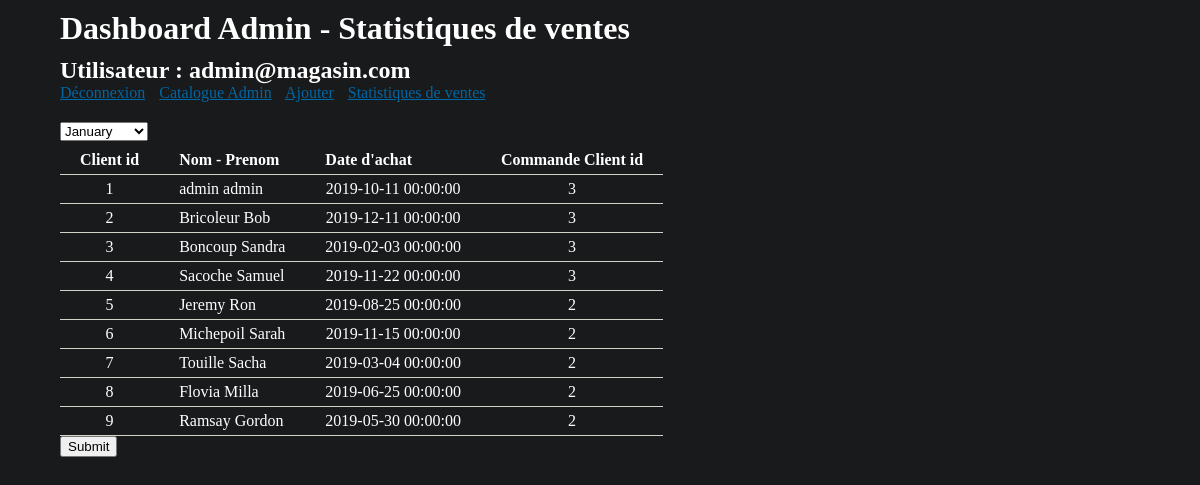
Page /NOT/tp3/admin/meilleurClient.php (signed in) on the committed database.
### tables this page shows
CREATE TABLE IF NOT EXISTS `clients` (
  `client_id` INT NOT NULL AUTO_INCREMENT,
  `client_nom` VARCHAR(255) NOT NULL,
  `client_prenom` VARCHAR(255) NOT NULL,
  `client_mot_de_passe` VARCHAR(255) NOT NULL,
  `client_courriel` VARCHAR(255) NOT NULL,
  PRIMARY KEY (`client_id`),
  UNIQUE INDEX `client_courriel_UNIQUE` (`client_courriel` ASC)
);

### NOT/tp3/inc/sql.php (called while the page is built, shortened)
        <?php  exit;
function dixMeilleursClients($conn, $moi ="")
{
    $moi = "'%-%$moi%-%'";
    $req = "SELECT CL.client_id,CONCAT(CL.client_nom, ' ', CL.client_prenom) AS 'nom prenom', `commande_date`,COUNT(C.commande_client_id) AS 'commande client id'
    FROM commandes AS C
    INNER JOIN clients AS CL ON C.commande_client_id = CL.client_id
    GROUP BY CL.client_nom
    HAVING `commande_date`
    LIKE $moi
    ORDER BY COUNT(C.commande_client_id)DESC
    LIMIT 10
    ";
    if ($result = mysqli_query($conn, $req)) {
        $nbResult = mysqli_num_rows($result);
        $liste = array();
        if ($nbResult) {
            mysqli_data_seek($result, 0);
            while ($row = mysqli_fetch_array($result, MYSQLI_ASSOC)) {
                $liste[] = $row;
            }
        }
        return $liste;
    } else {
        errSQL($conn);
        exit;
    }
}
?>

### NOT/tp3/admin/meilleurClient.php (the view, shortened to what this page needs)
<?php
require_once("../inc/sql.php");
$moi = isset($_GET['envoi']) ? trim($_GET['Mois']) : "";
$clients = dixMeilleursClients($conn, $moi)
?>
<!DOCTYPE html>
<html lang="fr">
<head>
    <link rel="stylesheet" href="../assets/css/style.css">
</head>
<body>
    <header>
        <h1>Dashboard Admin - Statistiques de ventes</h1>
        <h2>Utilisateur : <?= $_SESSION["identifiant_utilisateur"] ?></h2>
        <p class="menu">
            <a href="../deconnexion.php">Déconnexion</a>
            <a href="index.php">Catalogue Admin</a>
            <a href="ajout.php">Ajouter</a>
            <a href="statistiquesVentes.php">Statistiques de ventes</a>
        </p>
        <form method="GET">
            <select name="Mois">
                <option value="01">January</option>
            </select>
            <table>
                <tr>
                    <th>Client id</th>
                    <th>Nom - Prenom</th>
                    <th>Date d'achat</th>
                    <th>Commande Client id</th>
                </tr>
                <?php foreach ($clients as $commande) :
                ?>
                    <tr>
                        <td style="text-align: center;"><?= $commande["client_id"] ?></td>
                        <td ><?= $commande["nom prenom"] ?></td>
                        <td style="text-align: center;"><?= $commande["commande_date"] ?></td>
                        <td style="text-align: center;"><?= $commande["commande client id"] ?></td>
                    </tr>
                <?php endforeach; ?>
            </table>
            <input type="submit" name="envoi">
        </form>
</body>
</html>

### NOT/tp3/assets/css/style.css (style rules this page uses)
html, body, h1, h2, h3, p, ul, li { margin: 0; padding: 0; }
body { background: #181a1b ; width: 90%; color: white; margin: 0 auto; }
a { color: #0066a4; }
.menu a { margin-right: 10px; }
h1 { margin: 10px 0; }
p { margin-bottom: 20px; }
table { border-spacing: 0; }
th, td { padding: 5px 20px; text-align: left; border-bottom: 1px solid #d5d2cc; }
input, select { box-sizing: border-box; line-height: 24px; margin-bottom: 5px; margin-right: 20px; }

### NOT/tp3/admin/meilleurClient.php (style rules this page uses)
input { margin-bottom: 150px }

### rows in the picture
clients: client_id "1", nom "admin admin", commande_date "2019-10-11 00:00:00", commande "3"
clients: client_id "2", nom "Bricoleur Bob", commande_date "2019-12-11 00:00:00", commande "3"
clients: client_id "3", nom "Boncoup Sandra", commande_date "2019-02-03 00:00:00", commande "3"
clients: client_id "4", nom "Sacoche Samuel", commande_date "2019-11-22 00:00:00", commande "3"
clients: client_id "5", nom "Jeremy Ron", commande_date "2019-08-25 00:00:00", commande "2"
clients: client_id "6", nom "Michepoil Sarah", commande_date "2019-11-15 00:00:00", commande "2"
clients: client_id "7", nom "Touille Sacha", commande_date "2019-03-04 00:00:00", commande "2"
clients: client_id "8", nom "Flovia Milla", commande_date "2019-06-25 00:00:00", commande "2"
clients: client_id "9", nom "Ramsay Gordon", commande_date "2019-05-30 00:00:00", commande "2"

### other values in the picture
$_SESSION["identifiant_utilisateur"] "admin@magasin.com"
